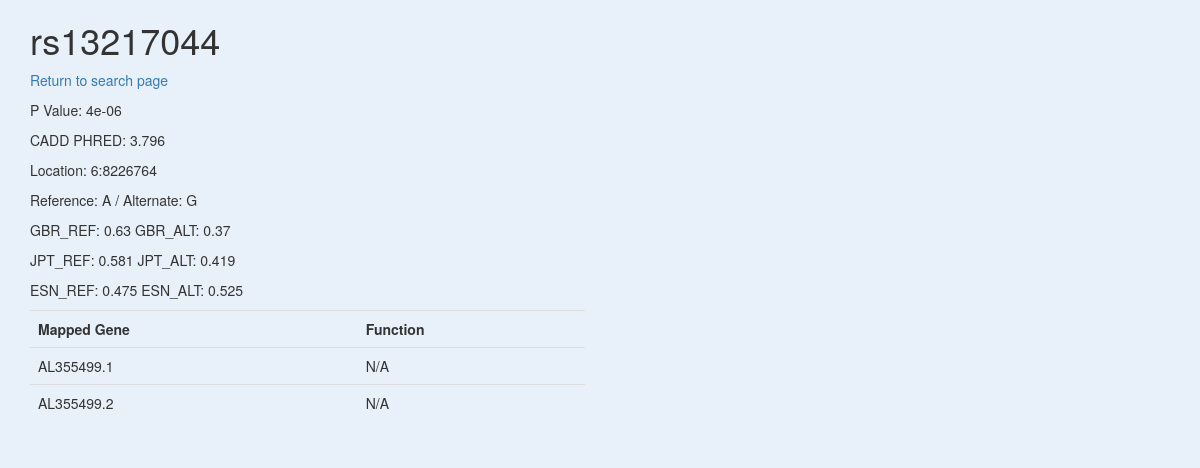
The page /SNPs/rs13217044 on the database its author committed.
### tables this page shows
CREATE TABLE SNP (
	id text PRIMARY KEY,
    CHR_N integer,
    CHR_P integer,
	REF_ALLELE text,
	ALT_ALLELE text,
    GBR_REF_FREQ real,
    GBR_ALT_FREQ real,
    JPT_REF_FREQ real,
    JPT_ALT_FREQ real,
    ESN_REF_FREQ real,
    ESN_ALT_FREQ real,
	CADD real,
    UNIQUE(id)
);

CREATE TABLE Gene (
	id text PRIMARY KEY,
	FUNCTIONAL text
);

### main.py (the view, shortened to what this page needs)
@app.route('/SNPs/<id>', methods=['GET', 'POST'])
def SNPs(id):
    try:
        conn = sqlite3.connect('Database/Database.db') # Connect to database
        cur = conn.cursor()
        cur.execute("""SELECT SNP.id,
                    CHR_N, CHR_P,
                    REF_ALLELE, ALT_ALLELE,
                    GBR_REF_FREQ, GBR_ALT_FREQ,
                    JPT_REF_FREQ, JPT_ALT_FREQ,
                    ESN_REF_FREQ, ESN_ALT_FREQ,
                    CADD,
                    MIN(P_VALUE),
                    GENE.id, FUNCTIONAL
                    FROM SNP
                    INNER JOIN P_Value ON SNP.id = P_value.RS_ID
                    LEFT JOIN Gene_SNP ON SNP.id = Gene_SNP.SNP_ID
                    LEFT JOIN Gene ON Gene.id = Gene_SNP.GENE_ID
                    WHERE SNP.id=?
                    GROUP BY GENE.id""", [id])
        rows = cur.fetchall()
        print(rows)
        conn.close()
        form = LDForm()
        if len(rows) == 0:
            return render_template('404.html', id=id) # If there are no results, 404 page will be rendered
        return render_template('SNP.html', id=id, rows=rows, form=form) # If there are results, SNP.html template will be returned
    except Exception as e: # Error handling
        error_text = "<p>The error:<br>" + str(e) + "</p>"
        hed = '<h1>Something is broken.</h1>'
        return hed + error_text

### templates/SNP.html (shortened to what this page needs)
{% extends 'bootstrap/base.html' %}
{% import "bootstrap/wtf.html" as wtf %}
{% block styles %}
{{ super() }}
{% endblock %}
{% block content %}
<div class="container">
  <div class="row">
    <div class="col-sm-6">
      <h1 class="pt-5 pb-2">{{ id }}</h1>
      <p><a href="{{ url_for('index') }}">Return to search page</a></p>
      <p>P Value: {{ rows[0][12] }}</p>
      <p>CADD PHRED: {{ rows[0][11] }}</p>
      <p>Location: {{ rows[0][1] }}:{{ rows[0][2] }}</p>
      <p>Reference: {{ rows[0][3] }} / Alternate: {{ rows[0][4] }}</p>
      <p>GBR_REF: {{ rows[0][5] }}      GBR_ALT: {{ rows[0][6] }}</p>
      <p>JPT_REF: {{ rows[0][7] }}      JPT_ALT: {{ rows[0][8] }}</p>
      <p>ESN_REF: {{ rows[0][9] }}      ESN_ALT: {{ rows[0][10] }}</p>
      <table class="table">
            <tr>
                <th>Mapped Gene</th>
                <th>Function</th>
            </tr>
            {% for row in rows %}
            <tr>
                <td>{{ row[13] }}</td>
                <td>{{ row[14] }}</td>
            </tr>
            {% endfor %}
        </table>
    </div>
  </div>
</div>
{% endblock %}

### templates/SNP.html (style rules this page uses)
body { background: #e8f1f9; }

### rows shown on the page
SNP: id "rs13217044", CADD "3.796", CHR_N "6", CHR_P "8226764", REF_ALLELE "A", ALT_ALLELE "G", GBR_REF_FREQ "0.63", GBR_ALT_FREQ "0.37", JPT_REF_FREQ "0.581", JPT_ALT_FREQ "0.419", ESN_REF_FREQ "0.475", ESN_ALT_FREQ "0.525", row "AL355499.1", FUNCTIONAL "N/A", row "AL355499.2"

### other values the page prints
{{ rows[0][12] }} "4e-06"
